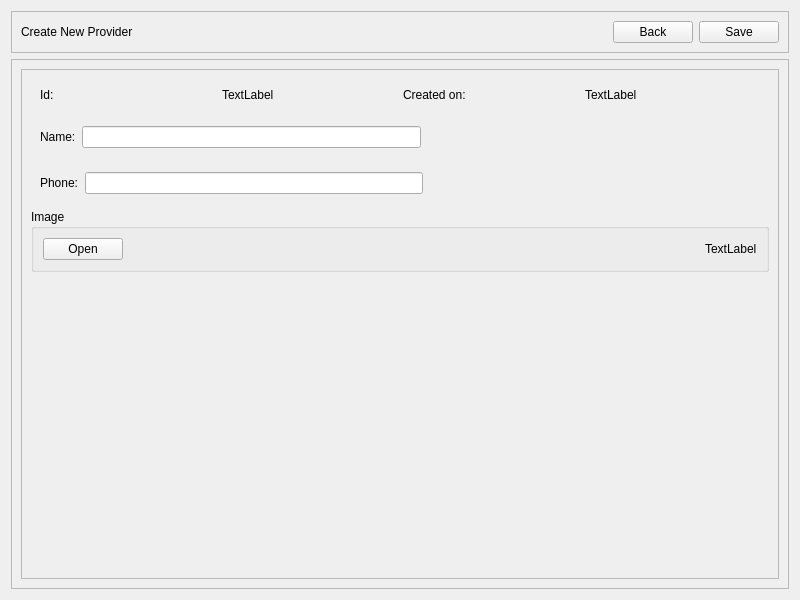
<?xml version="1.0" encoding="UTF-8"?>
<ui version="4.0">
 <class>AdminNewProvider</class>
 <widget class="QWidget" name="AdminNewProvider">
  <property name="geometry">
   <rect>
    <x>0</x>
    <y>0</y>
    <width>800</width>
    <height>600</height>
   </rect>
  </property>
  <property name="windowTitle">
   <string>Form</string>
  </property>
  <property name="styleSheet">
   <string notr="true">/*#topFrame {
border: none;
background: qlineargradient(x1: 0, y1: 0, x2: 0, y2: 1,
stop: 0 #a6a6a6, stop: 0.08 #7f7f7f,
stop: 0.39999 #717171, stop: 0.4 #626262,
stop: 0.9 #4c4c4c, stop: 1 #333333);
}

#bottomFrame {
border: none;
background: white;
}

#topFrame QLabel {
color: #fff;
}

#topFrame QPushButton {
color: #333;
border: 2px solid #555;
border-radius: 11px;
padding: 5px;
background: qradialgradient(cx: 0.3, cy: -0.4,
fx: 0.3, fy: -0.4,
radius: 1.35, stop: 0 #fff, stop: 1 #888);
min-width: 80px;
}

#topFrame QPushButton:hover {
background: qradialgradient(cx: 0.3, cy: -0.4,
fx: 0.3, fy: -0.4,
radius: 1.35, stop: 0 #fff, stop: 1 #bbb);
}

#topFrame QPushButton:pressed {
background: qradialgradient(cx: 0.4, cy: -0.1,
fx: 0.4, fy: -0.1,
radius: 1.35, stop: 0 #fff, stop: 1 #ddd);
}
*/</string>
  </property>
  <layout class="QVBoxLayout" name="verticalLayout">
   <item>
    <widget class="QFrame" name="topFrame">
     <property name="sizePolicy">
      <sizepolicy hsizetype="Preferred" vsizetype="Fixed">
       <horstretch>0</horstretch>
       <verstretch>0</verstretch>
      </sizepolicy>
     </property>
     <property name="frameShape">
      <enum>QFrame::StyledPanel</enum>
     </property>
     <property name="frameShadow">
      <enum>QFrame::Raised</enum>
     </property>
     <layout class="QHBoxLayout" name="horizontalLayout">
      <item>
       <widget class="QLabel" name="titleLabel">
        <property name="text">
         <string>Create New Provider</string>
        </property>
       </widget>
      </item>
      <item>
       <spacer name="horizontalSpacer">
        <property name="orientation">
         <enum>Qt::Horizontal</enum>
        </property>
        <property name="sizeHint" stdset="0">
         <size>
          <width>548</width>
          <height>20</height>
         </size>
        </property>
       </spacer>
      </item>
      <item>
       <widget class="QPushButton" name="backPushButton">
        <property name="text">
         <string>Back</string>
        </property>
       </widget>
      </item>
      <item>
       <widget class="QPushButton" name="savePushButton">
        <property name="text">
         <string>Save</string>
        </property>
       </widget>
      </item>
     </layout>
    </widget>
   </item>
   <item>
    <widget class="QFrame" name="bottomFrame">
     <property name="frameShape">
      <enum>QFrame::StyledPanel</enum>
     </property>
     <property name="frameShadow">
      <enum>QFrame::Raised</enum>
     </property>
     <layout class="QHBoxLayout" name="horizontalLayout_2">
      <item>
       <widget class="QFrame" name="providerDataFrame">
        <property name="frameShape">
         <enum>QFrame::StyledPanel</enum>
        </property>
        <property name="frameShadow">
         <enum>QFrame::Raised</enum>
        </property>
        <layout class="QVBoxLayout" name="verticalLayout_2">
         <item>
          <widget class="QWidget" name="providerInfoWidget" native="true">
           <layout class="QHBoxLayout" name="horizontalLayout_6">
            <item>
             <widget class="QLabel" name="idLabel">
              <property name="text">
               <string>Id:</string>
              </property>
             </widget>
            </item>
            <item>
             <widget class="QLabel" name="idValueLabel">
              <property name="text">
               <string>TextLabel</string>
              </property>
             </widget>
            </item>
            <item>
             <widget class="QLabel" name="regDateLabel">
              <property name="text">
               <string>Created on:</string>
              </property>
             </widget>
            </item>
            <item>
             <widget class="QLabel" name="regDateValueLabel">
              <property name="text">
               <string>TextLabel</string>
              </property>
             </widget>
            </item>
           </layout>
          </widget>
         </item>
         <item>
          <widget class="QWidget" name="nameFormWidget" native="true">
           <layout class="QHBoxLayout" name="horizontalLayout_3">
            <item>
             <widget class="QLabel" name="nameLabel">
              <property name="text">
               <string>Name:</string>
              </property>
             </widget>
            </item>
            <item>
             <widget class="QLineEdit" name="nameLineEdit"/>
            </item>
            <item>
             <spacer name="horizontalSpacer_2">
              <property name="orientation">
               <enum>Qt::Horizontal</enum>
              </property>
              <property name="sizeHint" stdset="0">
               <size>
                <width>332</width>
                <height>20</height>
               </size>
              </property>
             </spacer>
            </item>
           </layout>
          </widget>
         </item>
         <item>
          <widget class="QWidget" name="phoneFormWidget" native="true">
           <layout class="QHBoxLayout" name="horizontalLayout_4">
            <item>
             <widget class="QLabel" name="phoneLabel">
              <property name="text">
               <string>Phone:</string>
              </property>
             </widget>
            </item>
            <item>
             <widget class="QLineEdit" name="phoneLineEdit"/>
            </item>
            <item>
             <spacer name="horizontalSpacer_3">
              <property name="orientation">
               <enum>Qt::Horizontal</enum>
              </property>
              <property name="sizeHint" stdset="0">
               <size>
                <width>330</width>
                <height>20</height>
               </size>
              </property>
             </spacer>
            </item>
           </layout>
          </widget>
         </item>
         <item>
          <widget class="QGroupBox" name="imageFormGroupBox">
           <property name="title">
            <string>Image</string>
           </property>
           <layout class="QHBoxLayout" name="horizontalLayout_5">
            <item>
             <widget class="QPushButton" name="imagePushButton">
              <property name="text">
               <string>Open</string>
              </property>
             </widget>
            </item>
            <item>
             <spacer name="horizontalSpacer_4">
              <property name="orientation">
               <enum>Qt::Horizontal</enum>
              </property>
              <property name="sizeHint" stdset="0">
               <size>
                <width>40</width>
                <height>20</height>
               </size>
              </property>
             </spacer>
            </item>
            <item>
             <widget class="QLabel" name="imageLabel">
              <property name="text">
               <string>TextLabel</string>
              </property>
             </widget>
            </item>
           </layout>
          </widget>
         </item>
         <item>
          <spacer name="verticalSpacer">
           <property name="orientation">
            <enum>Qt::Vertical</enum>
           </property>
           <property name="sizeHint" stdset="0">
            <size>
             <width>20</width>
             <height>315</height>
            </size>
           </property>
          </spacer>
         </item>
        </layout>
       </widget>
      </item>
     </layout>
    </widget>
   </item>
  </layout>
 </widget>
 <resources/>
 <connections/>
</ui>
